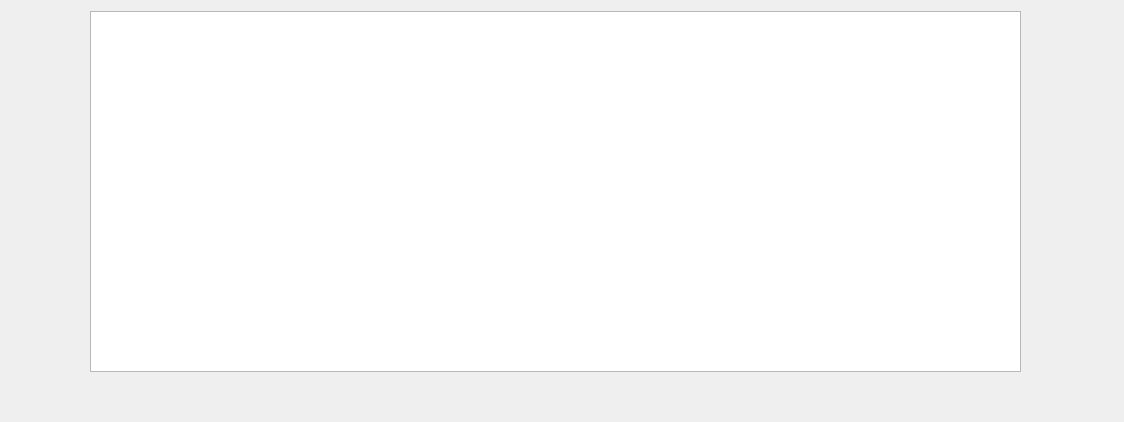
<?xml version="1.0" encoding="UTF-8"?>
<ui version="4.0">
 <class>Delete_user</class>
 <widget class="QDialog" name="Delete_user">
  <property name="geometry">
   <rect>
    <x>0</x>
    <y>0</y>
    <width>1124</width>
    <height>422</height>
   </rect>
  </property>
  <property name="windowTitle">
   <string>DELETE USER</string>
  </property>
  <widget class="QTextBrowser" name="textBrowser">
   <property name="geometry">
    <rect>
     <x>90</x>
     <y>11</y>
     <width>931</width>
     <height>361</height>
    </rect>
   </property>
  </widget>
 </widget>
 <resources/>
 <connections/>
</ui>
